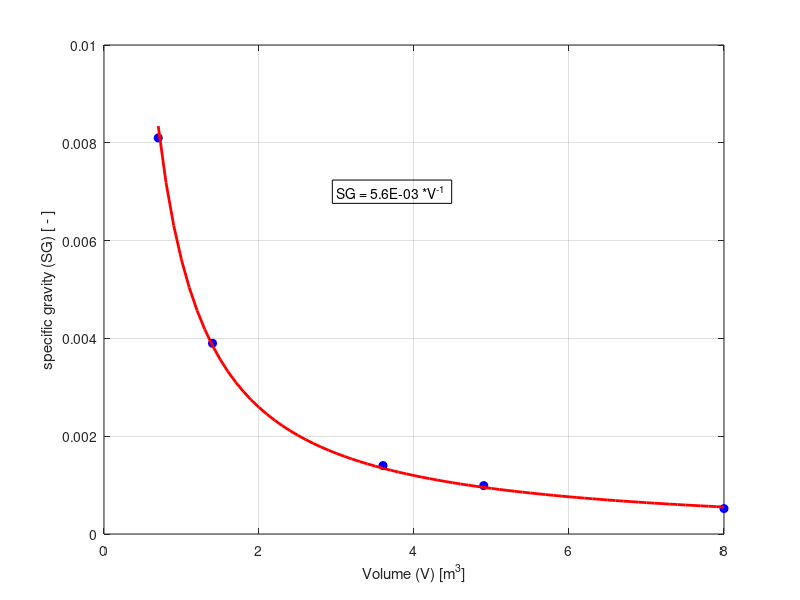

This figure's MATLAB source:
%{
%}
clc
clear
close all
%Part 1 : plot data - experimental
V = [ 0.7 1.4 3.6 4.9 8.0 ]; % Volume (V) [m^3]
SG = [ 0.0081, 0.0039, 0.0014, 0.00099, 0.00052 ]; % specific gravity (SG) [ - ]
figure('color','w')
plot(V, SG , 'o b', 'MarkerFaceColor', 'blue')
grid on
%axis( )
xlabel('Volume (V) [m^3]' )
ylabel('specific gravity (SG) [ - ]' )
%title( )
%legend( ) - not needed
%part 2, theoretical part, trendline power
c = polyfit(log10(V),log10(SG),1)
%y=b*x^m
m = c(1);
b = 10^c(2);

%trendline
x_pf = [0.7:0.1:8.0];
y_pf = b*x_pf.^m;

%plotting
hold on
plot(x_pf,y_pf,'- r','LineWidth',2);

%Adding text, ^{} for superscript
TE = sprintf('SG = %0.1E *V^{%0.0f} ',b,m);%SG = 0.0056*V^-1
text(3,7E-03,TE,'EdgeColor','k')